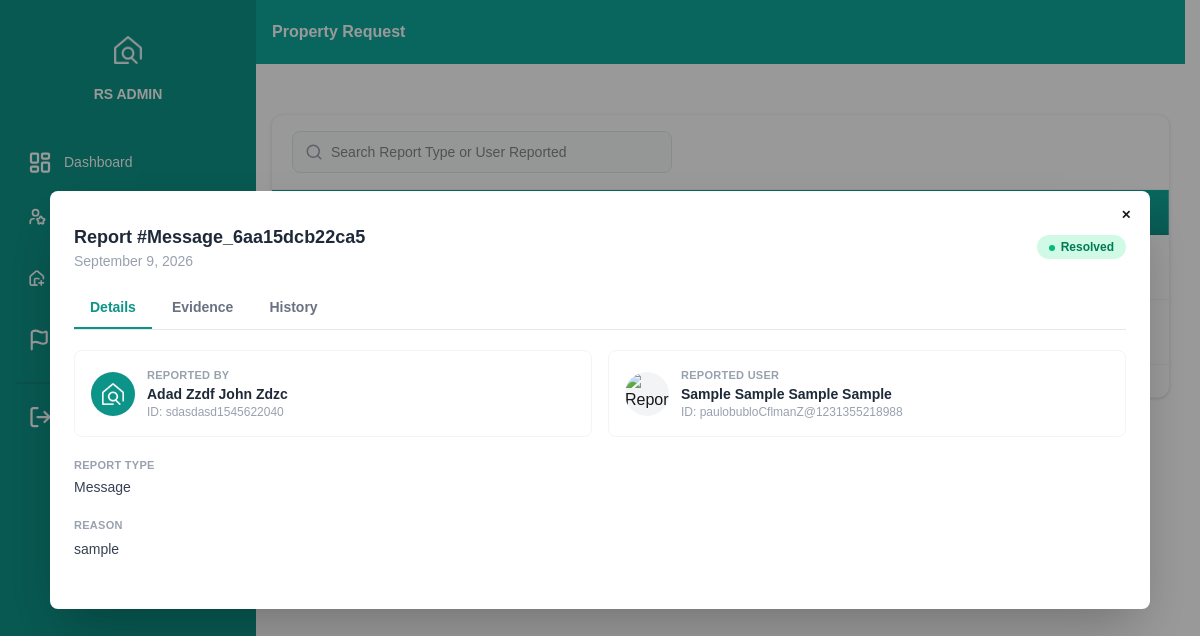
Page /admin/report_info.php?id=Message_6aa15dcb22ca5&location_back=request_accounts.php (signed in) on the committed database.
### tables this page shows
CREATE TABLE IF NOT EXISTS `report` (
  `report_id` varchar(255) NOT NULL,
  `report_type` varchar(255) DEFAULT NULL,
  `user_id_reporter` varchar(255) DEFAULT NULL,
  `user_id_reported` varchar(255) DEFAULT NULL,
  `reason` varchar(255) DEFAULT NULL,
  `post_id` varchar(255) DEFAULT NULL,
  `status` varchar(255) DEFAULT NULL,
  `date_reported` date DEFAULT NULL,
  PRIMARY KEY (`report_id`)
);

### admin/report_info.php (the view, shortened to what this page needs)
<?php
include "reports.php";
$report_id = isset($_GET['id']) ? $_GET['id'] : null;
$report_type      = null;
$user_id_reporter = null;
$user_id_reported = null;
$reason           = null;
$status           = null;
$date_reported    = null;
$fullname_reporter = 'Unknown user';
$fullname_reported  = 'Unknown user';
$profile_reporter   = '../assets/images/logo-icon.png';
$profile_reported   = '../assets/images/logo-icon.png';
$get_details = $conn->prepare("SELECT * FROM `report` WHERE `report_id` = ?");
$get_details->bind_param("s", $report_id);
$get_details->execute();
$result_details = $get_details->get_result();
if ($result_details && $result_details->num_rows > 0) {
    $row_details       = $result_details->fetch_assoc();
    $report_type       = $row_details['report_type'];
    $user_id_reporter  = $row_details['user_id_reporter'];
    $user_id_reported  = $row_details['user_id_reported'];
    $reason            = $row_details['reason'];
    $status            = $row_details['status'];
    $date_reported     = $row_details['date_reported'];
}
function get_account_display($conn, $user_id) {
    $stmt = $conn->prepare("SELECT * FROM `accounts` WHERE `user_id` = ?");
    $stmt->bind_param("s", $user_id);
    $stmt->execute();
    $result = $stmt->get_result();
    if ($result && $result->num_rows > 0) {
        $row = $result->fetch_assoc();
        $parts = array_filter([
            $row['firstname']  ?? '',
            $row['middlename'] ?? '',
            $row['lastname']   ?? '',
            $row['suffix']     ?? '',
        ], fn($p) => trim($p) !== '');
            $status = $row['status'];
        return [
            'fullname' => implode(' ', $parts),
            'profile'  => !empty($row['profile'])
                ? '../assets/uploads/' . $row['profile']
                : '../assets/images/logo-icon.png',
            'status'   => $row['status'] ?? null,
        ];
    }
    return null;
}
if ($user_id_reporter) {
    $reporter = get_account_display($conn, $user_id_reporter);
    if ($reporter) {
        $fullname_reporter = $reporter['fullname'];
        $profile_reporter  = $reporter['profile'];
    }
}
if ($user_id_reported) {
    $reported = get_account_display($conn, $user_id_reported);
    if ($reported) {
        $fullname_reported = $reported['fullname'];
        $profile_reported  = $reported['profile'];
    }
}
$status_styles = [
    'pending'   => ['bg-amber-100 text-amber-700',   'bg-amber-500'],
    'reviewing' => ['bg-blue-100 text-blue-700',    'bg-blue-500'],
    'resolved'  => ['bg-emerald-100 text-emerald-700','bg-emerald-500'],
    'dismissed' => ['bg-gray-200 text-gray-600',    'bg-gray-400'],
];
$status_key   = strtolower($status ?? 'pending');
[$status_badge_class, $status_dot_class] = $status_styles[$status_key] ?? $status_styles['pending'];
function h($v) { return htmlspecialchars((string) $v, ENT_QUOTES, 'UTF-8'); }
?>
<dialog id="my_modal_3" class="modal" open>
  <div class="modal-box max-w-6xl">
    <form method="dialog" class="mb-2">
      <button type="button" onclick="location.href='reports.php'" class="btn btn-sm btn-circle btn-ghost absolute right-2 top-2">✕</button>
    </form>
    <div class="flex items-center justify-between mb-4">
      <div>
        <h3 class="text-lg font-bold text-gray-800">Report #<?= h($report_id) ?></h3>
       <p class="text-sm text-gray-400"><?= h(date('F j, Y', strtotime($date_reported))) ?></p>
      </div>
      <span class="px-3 py-1 rounded-full text-xs font-semibold <?= $status_badge_class ?>">
        <span class="inline-block w-1.5 h-1.5 rounded-full mr-1.5 align-middle <?= $status_dot_class ?>"></span><?= h(ucfirst($status ?? 'pending')) ?>
      </span>
    </div>
    <div class="border-b border-gray-200 mb-5">
      <div class="flex items-center gap-1" id="amenity_tabs">
        <button type="button" data-tab="details"
          class="amenity-tab-btn px-4 py-2.5 text-sm font-semibold border-b-2 transition-colors border-[#0d9488] text-[#0d9488] cursor-pointer">
          Details
        </button>
        <button type="button" data-tab="images"
          class="amenity-tab-btn px-4 py-2.5 text-sm font-semibold border-b-2 transition-colors border-transparent text-gray-500 hover:text-gray-700 cursor-pointer">
          Evidence
        </button>
        <button type="button" data-tab="history"
          class="amenity-tab-btn px-4 py-2.5 text-sm font-semibold border-b-2 transition-colors border-transparent text-gray-500 hover:text-gray-700 cursor-pointer">
          History
        </button>
      </div>
    </div>
    <div class="amenity-tab-panel" data-tab-panel="details">
      <div class="grid grid-cols-1 md:grid-cols-2 gap-4 mb-5">
        <div class="border border-gray-100 rounded-[8px] p-4 flex items-center gap-3">
          <img src="<?= h($profile_reporter) ?>" alt="Reporter" class="w-11 h-11 rounded-full object-cover bg-gray-100" />
          <div class="min-w-0">
            <p class="text-[11px] uppercase tracking-wide text-gray-400 font-semibold">Reported by</p>
            <p class="text-sm font-semibold text-gray-800 truncate"><?= h($fullname_reporter) ?></p>
            <p class="text-xs text-gray-400">ID: <?= h($user_id_reporter) ?></p>
          </div>
        </div>
        <div class="border border-gray-100 rounded-[8px] p-4 flex items-center gap-3">
          <img src="<?= h($profile_reported) ?>" alt="Reported user" class="w-11 h-11 rounded-full object-cover bg-gray-100" />
          <div class="min-w-0">
            <p class="text-[11px] uppercase tracking-wide text-gray-400 font-semibold">Reported user</p>
            <p class="text-sm font-semibold text-gray-800 truncate"><?= h($fullname_reported) ?></p>
            <p class="text-xs text-gray-400">ID: <?= h($user_id_reported) ?></p>
          </div>
        </div>
      </div>
      <div class="mb-5">
        <p class="text-[11px] uppercase tracking-wide text-gray-400 font-semibold mb-1">Report type</p>
        <p class="text-sm text-gray-700"><?= h($report_type ?? 'Not specified') ?></p>
      </div>
      <div class="mb-5">
        <p class="text-[11px] uppercase tracking-wide text-gray-400 font-semibold mb-1">Reason</p>
        <p class="text-sm text-gray-700 whitespace-pre-line leading-relaxed"><?= h($reason ?? 'No reason provided.') ?></p>
      </div>
    </div>
  </div>
</dialog>

### assets/styles/index.css (style rules this page uses)
* { font-family: 'Roboto Variable', sans-serif; scroll-behavior: smooth; }

### rows in the picture
report: date_reported "September 9, 2026", user_id_reporter "sdasdasd1545622040", user_id_reported "paulobubloCflmanZ@1231355218988", report_type "Message", reason "sample"

### other values in the picture
$report_id "Message_6aa15dcb22ca5"
$status "Resolved"
$fullname_reporter "Adad Zzdf John Zdzc"
$fullname_reported "Sample Sample Sample Sample"
